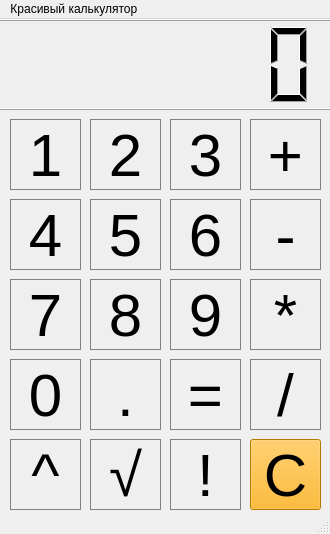
<?xml version="1.0" encoding="UTF-8"?>
<ui version="4.0">
 <class>MainWindow</class>
 <widget class="QMainWindow" name="MainWindow">
  <property name="geometry">
   <rect>
    <x>0</x>
    <y>0</y>
    <width>330</width>
    <height>534</height>
   </rect>
  </property>
  <property name="windowTitle">
   <string>MainWindow</string>
  </property>
  <property name="styleSheet">
   <string notr="true"/>
  </property>
  <widget class="QWidget" name="centralwidget">
   <widget class="QLCDNumber" name="lcdNumber">
    <property name="geometry">
     <rect>
      <x>-10</x>
      <y>0</y>
      <width>421</width>
      <height>91</height>
     </rect>
    </property>
   </widget>
   <widget class="QPushButton" name="pushButton">
    <property name="geometry">
     <rect>
      <x>10</x>
      <y>100</y>
      <width>71</width>
      <height>71</height>
     </rect>
    </property>
    <property name="styleSheet">
     <string notr="true">background-color: rgbrgb(216, 216, 216);
font: 8pt &quot;Arial&quot;;
font-size: 60px;
border-width: 1px;
border-style: solid;
border-color: grey;
</string>
    </property>
    <property name="text">
     <string>1</string>
    </property>
   </widget>
   <widget class="QPushButton" name="pushButton_2">
    <property name="geometry">
     <rect>
      <x>90</x>
      <y>100</y>
      <width>71</width>
      <height>71</height>
     </rect>
    </property>
    <property name="styleSheet">
     <string notr="true">background-color: rgbrgb(216, 216, 216);
font: 8pt &quot;Arial&quot;;
font-size: 60px;
border-width: 1px;
border-style: solid;
border-color: grey;
</string>
    </property>
    <property name="text">
     <string>2</string>
    </property>
   </widget>
   <widget class="QPushButton" name="pushButton_3">
    <property name="geometry">
     <rect>
      <x>170</x>
      <y>100</y>
      <width>71</width>
      <height>71</height>
     </rect>
    </property>
    <property name="styleSheet">
     <string notr="true">background-color: rgbrgb(216, 216, 216);
font: 8pt &quot;Arial&quot;;
font-size: 60px;
border-width: 1px;
border-style: solid;
border-color: grey;

</string>
    </property>
    <property name="text">
     <string>3</string>
    </property>
   </widget>
   <widget class="QPushButton" name="pushButton_4">
    <property name="geometry">
     <rect>
      <x>250</x>
      <y>100</y>
      <width>71</width>
      <height>71</height>
     </rect>
    </property>
    <property name="styleSheet">
     <string notr="true">background-color: rgbrgb(216, 216, 216);
font: 8pt &quot;Arial&quot;;
font-size: 60px;
border-width: 1px;
border-style: solid;
border-color: grey;
</string>
    </property>
    <property name="text">
     <string>+</string>
    </property>
   </widget>
   <widget class="QPushButton" name="pushButton_5">
    <property name="geometry">
     <rect>
      <x>90</x>
      <y>180</y>
      <width>71</width>
      <height>71</height>
     </rect>
    </property>
    <property name="styleSheet">
     <string notr="true">background-color: rgbrgb(216, 216, 216);
font: 8pt &quot;Arial&quot;;
font-size: 60px;
border-width: 1px;
border-style: solid;
border-color: grey;
</string>
    </property>
    <property name="text">
     <string>5</string>
    </property>
   </widget>
   <widget class="QPushButton" name="pushButton_6">
    <property name="geometry">
     <rect>
      <x>170</x>
      <y>180</y>
      <width>71</width>
      <height>71</height>
     </rect>
    </property>
    <property name="styleSheet">
     <string notr="true">background-color: rgbrgb(216, 216, 216);
font: 8pt &quot;Arial&quot;;
font-size: 60px;
border-width: 1px;
border-style: solid;
border-color: grey;
</string>
    </property>
    <property name="text">
     <string>6</string>
    </property>
   </widget>
   <widget class="QPushButton" name="pushButton_7">
    <property name="geometry">
     <rect>
      <x>10</x>
      <y>180</y>
      <width>71</width>
      <height>71</height>
     </rect>
    </property>
    <property name="styleSheet">
     <string notr="true">background-color: rgbrgb(216, 216, 216);
font: 8pt &quot;Arial&quot;;
font-size: 60px;
border-width: 1px;
border-style: solid;
border-color: grey;
</string>
    </property>
    <property name="text">
     <string>4</string>
    </property>
   </widget>
   <widget class="QPushButton" name="pushButton_8">
    <property name="geometry">
     <rect>
      <x>250</x>
      <y>180</y>
      <width>71</width>
      <height>71</height>
     </rect>
    </property>
    <property name="styleSheet">
     <string notr="true">background-color: rgbrgb(216, 216, 216);
font: 8pt &quot;Arial&quot;;
font-size: 60px;
border-width: 1px;
border-style: solid;
border-color: grey;
</string>
    </property>
    <property name="text">
     <string>-</string>
    </property>
   </widget>
   <widget class="QPushButton" name="pushButton_9">
    <property name="geometry">
     <rect>
      <x>250</x>
      <y>340</y>
      <width>71</width>
      <height>71</height>
     </rect>
    </property>
    <property name="styleSheet">
     <string notr="true">background-color: rgbrgb(216, 216, 216);
font: 8pt &quot;Arial&quot;;
font-size: 60px;
border-width: 1px;
border-style: solid;
border-color: grey;
</string>
    </property>
    <property name="text">
     <string>/</string>
    </property>
   </widget>
   <widget class="QPushButton" name="pushButton_10">
    <property name="geometry">
     <rect>
      <x>90</x>
      <y>340</y>
      <width>71</width>
      <height>71</height>
     </rect>
    </property>
    <property name="styleSheet">
     <string notr="true">background-color: rgbrgb(216, 216, 216);
font: 8pt &quot;Arial&quot;;
font-size: 60px;
border-width: 1px;
border-style: solid;
border-color: grey;
</string>
    </property>
    <property name="text">
     <string>.</string>
    </property>
   </widget>
   <widget class="QPushButton" name="pushButton_11">
    <property name="geometry">
     <rect>
      <x>10</x>
      <y>340</y>
      <width>71</width>
      <height>71</height>
     </rect>
    </property>
    <property name="styleSheet">
     <string notr="true">background-color: rgbrgb(216, 216, 216);
font: 8pt &quot;Arial&quot;;
font-size: 60px;
border-width: 1px;
border-style: solid;
border-color: grey;
</string>
    </property>
    <property name="text">
     <string>0</string>
    </property>
   </widget>
   <widget class="QPushButton" name="pushButton_12">
    <property name="geometry">
     <rect>
      <x>170</x>
      <y>340</y>
      <width>71</width>
      <height>71</height>
     </rect>
    </property>
    <property name="styleSheet">
     <string notr="true">background-color: rgbrgb(216, 216, 216);
font: 8pt &quot;Arial&quot;;
font-size: 60px;
border-width: 1px;
border-style: solid;
border-color: grey;
</string>
    </property>
    <property name="text">
     <string>=</string>
    </property>
   </widget>
   <widget class="QPushButton" name="pushButton_13">
    <property name="geometry">
     <rect>
      <x>10</x>
      <y>420</y>
      <width>71</width>
      <height>71</height>
     </rect>
    </property>
    <property name="styleSheet">
     <string notr="true">background-color: rgbrgb(216, 216, 216);
font: 8pt &quot;Arial&quot;;
font-size: 60px;
border-width: 1px;
border-style: solid;
border-color: grey;
</string>
    </property>
    <property name="text">
     <string>^</string>
    </property>
   </widget>
   <widget class="QPushButton" name="pushButton_14">
    <property name="geometry">
     <rect>
      <x>170</x>
      <y>420</y>
      <width>71</width>
      <height>71</height>
     </rect>
    </property>
    <property name="styleSheet">
     <string notr="true">background-color: rgbrgb(216, 216, 216);
font: 8pt &quot;Arial&quot;;
font-size: 60px;
border-width: 1px;
border-style: solid;
border-color: grey;
</string>
    </property>
    <property name="text">
     <string>!</string>
    </property>
   </widget>
   <widget class="QPushButton" name="pushButton_15">
    <property name="geometry">
     <rect>
      <x>90</x>
      <y>420</y>
      <width>71</width>
      <height>71</height>
     </rect>
    </property>
    <property name="styleSheet">
     <string notr="true">background-color: rgbrgb(216, 216, 216);
font: 8pt &quot;Arial&quot;;
font-size: 60px;
border-width: 1px;
border-style: solid;
border-color: grey;
</string>
    </property>
    <property name="text">
     <string>√</string>
    </property>
   </widget>
   <widget class="QPushButton" name="pushButton_16">
    <property name="geometry">
     <rect>
      <x>250</x>
      <y>420</y>
      <width>71</width>
      <height>71</height>
     </rect>
    </property>
    <property name="styleSheet">
     <string notr="true">background-color: rgb(255, 170, 0);
font: 8pt &quot;Arial&quot;;
font-size: 60px;
</string>
    </property>
    <property name="text">
     <string>C</string>
    </property>
   </widget>
   <widget class="QPushButton" name="pushButton_17">
    <property name="geometry">
     <rect>
      <x>250</x>
      <y>260</y>
      <width>71</width>
      <height>71</height>
     </rect>
    </property>
    <property name="styleSheet">
     <string notr="true">background-color: rgbrgb(216, 216, 216);
font: 8pt &quot;Arial&quot;;
font-size: 60px;
border-width: 1px;
border-style: solid;
border-color: grey;
</string>
    </property>
    <property name="text">
     <string>*</string>
    </property>
   </widget>
   <widget class="QPushButton" name="pushButton_18">
    <property name="geometry">
     <rect>
      <x>90</x>
      <y>260</y>
      <width>71</width>
      <height>71</height>
     </rect>
    </property>
    <property name="styleSheet">
     <string notr="true">background-color: rgbrgb(216, 216, 216);
font: 8pt &quot;Arial&quot;;
font-size: 60px;
border-width: 1px;
border-style: solid;
border-color: grey;
</string>
    </property>
    <property name="text">
     <string>8</string>
    </property>
   </widget>
   <widget class="QPushButton" name="pushButton_19">
    <property name="geometry">
     <rect>
      <x>10</x>
      <y>260</y>
      <width>71</width>
      <height>71</height>
     </rect>
    </property>
    <property name="styleSheet">
     <string notr="true">background-color: rgbrgb(216, 216, 216);
font: 8pt &quot;Arial&quot;;
font-size: 60px;
border-width: 1px;
border-style: solid;
border-color: grey;
</string>
    </property>
    <property name="text">
     <string>7</string>
    </property>
   </widget>
   <widget class="QPushButton" name="pushButton_20">
    <property name="geometry">
     <rect>
      <x>170</x>
      <y>260</y>
      <width>71</width>
      <height>71</height>
     </rect>
    </property>
    <property name="styleSheet">
     <string notr="true">background-color: rgbrgb(216, 216, 216);
font: 8pt &quot;Arial&quot;;
font-size: 60px;
border-width: 1px;
border-style: solid;
border-color: grey;
</string>
    </property>
    <property name="text">
     <string>9</string>
    </property>
   </widget>
  </widget>
  <widget class="QMenuBar" name="menubar">
   <property name="geometry">
    <rect>
     <x>0</x>
     <y>0</y>
     <width>330</width>
     <height>21</height>
    </rect>
   </property>
   <widget class="QMenu" name="menu">
    <property name="title">
     <string>Красивый калькулятор </string>
    </property>
   </widget>
   <addaction name="menu"/>
  </widget>
  <widget class="QStatusBar" name="statusbar"/>
 </widget>
 <resources/>
 <connections/>
</ui>
